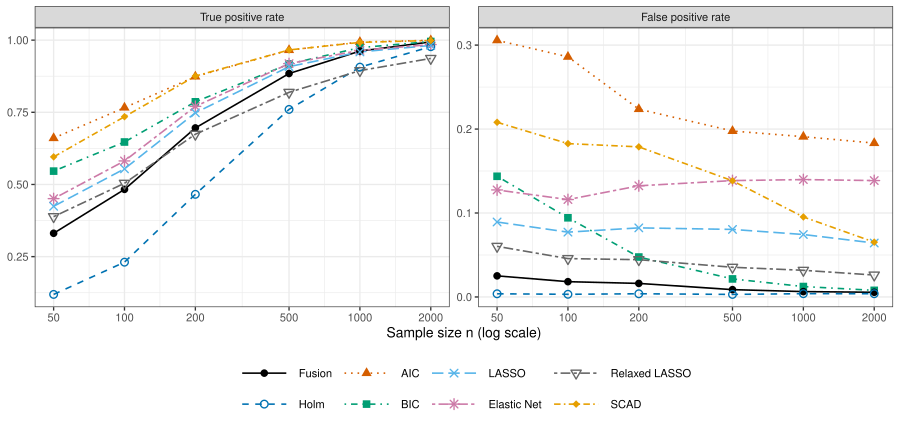

Source code (R):
## ============================================================
## Figure: behaviour under collinearity (rho=0.7) vs sample size.
## Black-and-white safe: every method has a distinct colour,
## line type AND point shape, so it is distinguishable in grayscale.
## No on-plot title/subtitle (the LaTeX caption carries the text).
## Run: Rscript plot_sim_vs_n_rho07.R  ->  plot_sim_vs_n_rho07.pdf
## ============================================================
suppressMessages({ library(ggplot2); library(dplyr); library(tidyr) })

d <- read.csv2("simulation_by_n_rho_aic.csv", stringsAsFactors = FALSE)
for (k in c("n","rho","TPR","FPR")) d[[k]] <- as.numeric(d[[k]])
d <- subset(d, rho == 0.7)
d$method <- recode(d$method, ElasticNet = "Elastic Net", Lasso = "LASSO",
                   RelaxedLasso = "Relaxed LASSO")
meth <- c("Fusion","Holm","AIC","BIC","LASSO","Elastic Net","Relaxed LASSO","SCAD")
d$method <- factor(d$method, levels = meth)

long <- pivot_longer(d[c("method","n","TPR","FPR")], c(TPR,FPR),
                     names_to = "metric", values_to = "value")
long$metric <- factor(long$metric, levels = c("TPR","FPR"),
                      labels = c("True positive rate","False positive rate"))

## Okabe-Ito (colour-blind safe; also separates in grayscale), plus
## distinct line types and shapes so the figure works in pure B&W.
cols <- c("Fusion"="#000000","Holm"="#0072B2","AIC"="#D55E00","BIC"="#009E73",
          "LASSO"="#56B4E9","Elastic Net"="#CC79A7","Relaxed LASSO"="#666666","SCAD"="#E69F00")
ltys <- c("Fusion"="solid","Holm"="dashed","AIC"="dotted","BIC"="dotdash",
          "LASSO"="longdash","Elastic Net"="twodash","Relaxed LASSO"="2262","SCAD"="4212")
shps <- c("Fusion"=16,"Holm"=1,"AIC"=17,"BIC"=15,"LASSO"=4,"Elastic Net"=8,
          "Relaxed LASSO"=6,"SCAD"=18)

p <- ggplot(long, aes(n, value, colour = method, linetype = method, shape = method)) +
  geom_line(linewidth = 0.55) +
  geom_point(size = 2.1, stroke = 0.7) +
  facet_wrap(~ metric, scales = "free_y") +
  scale_x_log10(breaks = c(50,100,200,500,1000,2000)) +
  scale_colour_manual(values = cols) +
  scale_linetype_manual(values = ltys) +
  scale_shape_manual(values = shps) +
  labs(x = "Sample size n (log scale)", y = NULL,
       colour = NULL, linetype = NULL, shape = NULL) +
  theme_bw(base_size = 10) +
  theme(legend.position = "bottom", legend.key.width = unit(1.4, "cm"))

ggsave("plot_sim_vs_n_rho07.pdf", p, width = 9, height = 4.3)
cat("wrote plot_sim_vs_n_rho07.pdf (B&W-safe: colour + linetype + shape)\n")
